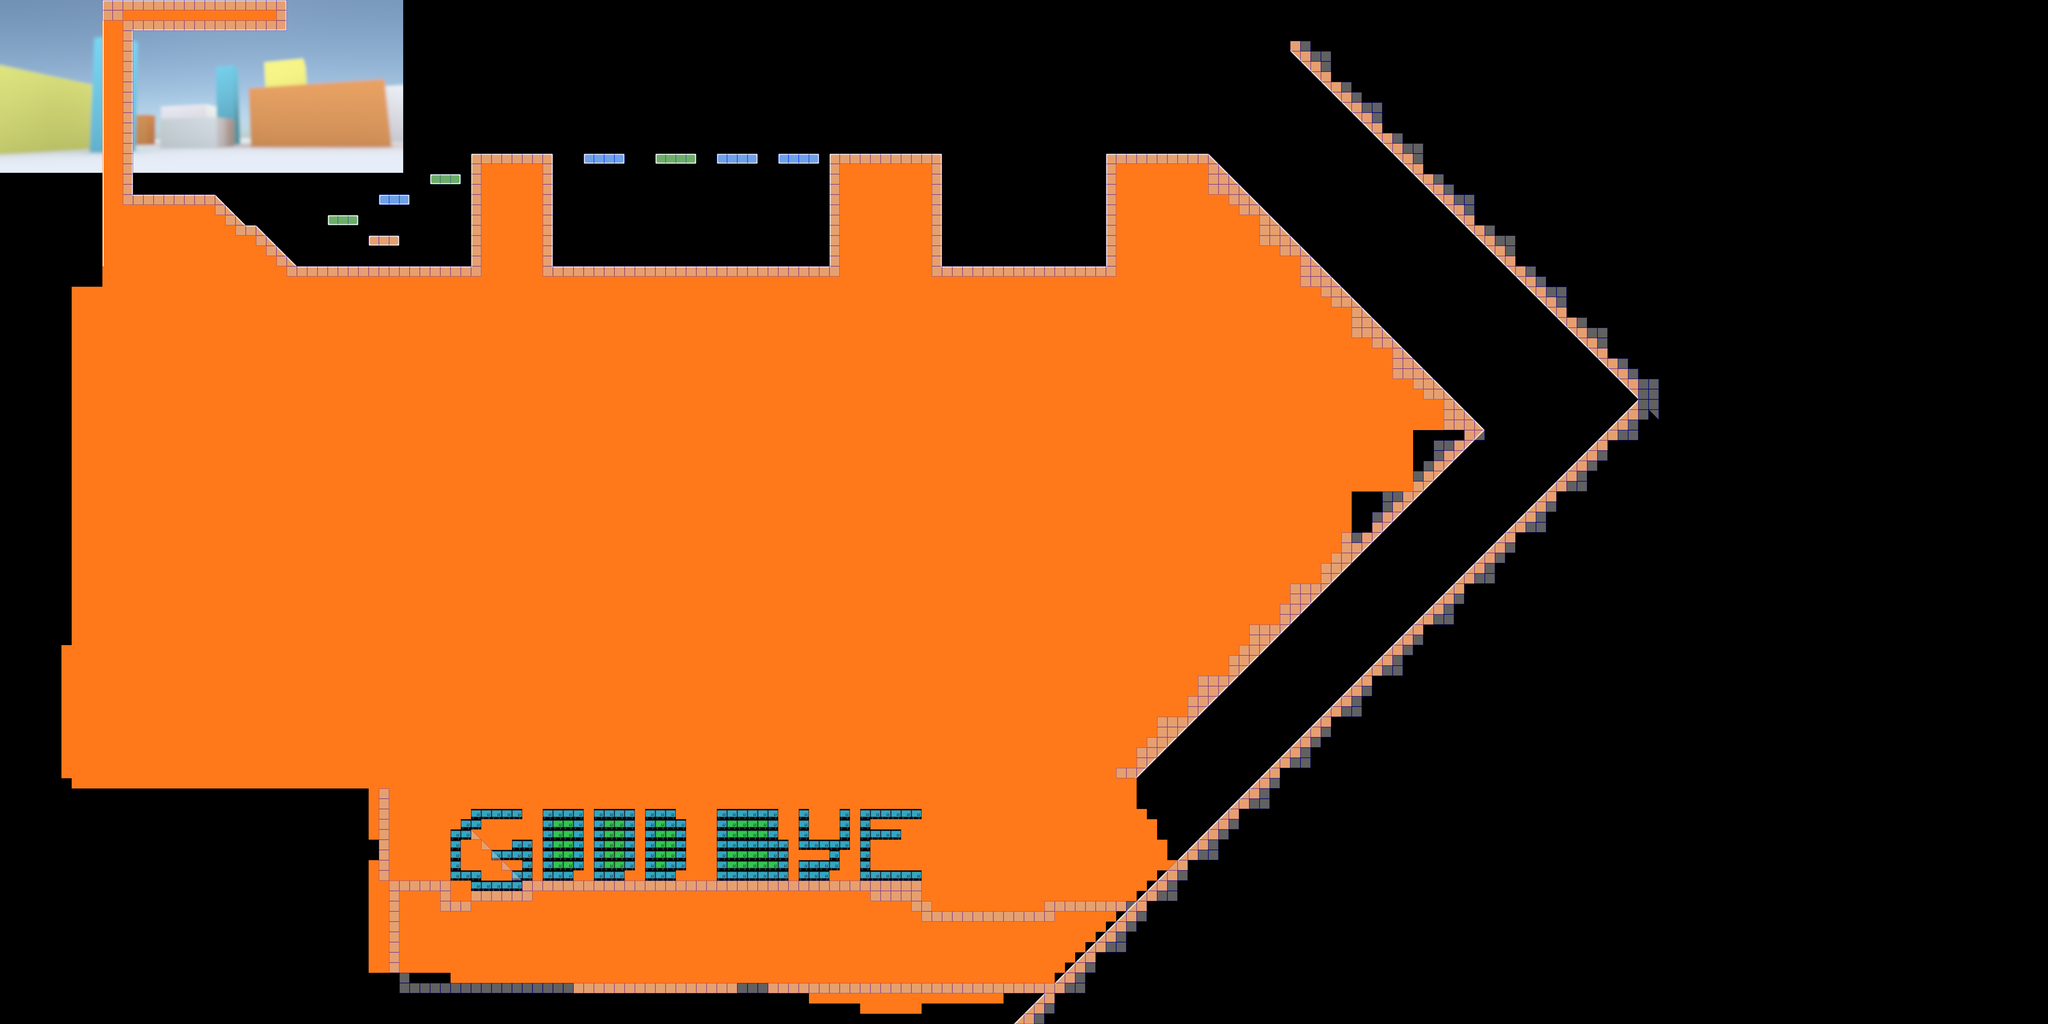

A level layout from a 2D game, rendered from its tile map. Below: a short description, then the map file with tile-grid data replaced by summaries:
An orthogonal 200x100 tile map with 32x32 px tiles, 6 tile layers (SharedLayer, BlueLayer, GreenLayer, SharedCollision, ...), 1 hidden layer not drawn, 11 tilesets, 1 image layer and 53 objects (16x Trigger, 16x PhysBox, 2x Toggle, tramp2, tramp1, ...).

<map version="1.0" orientation="orthogonal" width="200" height="100" tilewidth="32" tileheight="32">
 <tileset firstgid="1" name="tilemap2" tilewidth="32" tileheight="32">
  <image source="../sprites/tilemap2.png" width="256" height="512" />
  <terraintypes>
   <terrain name="testterrain" tile="-1" />
  </terraintypes>
  <tile id="5" terrain="0,0,0,0" />
 </tileset>
 <tileset firstgid="129" name="collision" tilewidth="32" tileheight="32">
  <image source="../sprites/collision.gif" width="160" height="32" />
  <tile id="0">
   <properties>
    <property name="colshape" value="1" />
   </properties>
  </tile>
  <tile id="1">
   <properties>
    <property name="colshape" value="2" />
   </properties>
  </tile>
  <tile id="2">
   <properties>
    <property name="colshape" value="3" />
   </properties>
  </tile>
  <tile id="3">
   <properties>
    <property name="colshape" value="4" />
   </properties>
  </tile>
  <tile id="4">
   <properties>
    <property name="colshape" value="5" />
   </properties>
  </tile>
 </tileset>
 <tileset firstgid="134" name="OrangeA" tilewidth="32" tileheight="32">
  <image source="../sprites/Tiles_1_A_orange.png" width="416" height="128" />
 </tileset>
 <tileset firstgid="186" name="Tiles_1_A_blue" tilewidth="32" tileheight="32">
  <image source="../sprites/Tiles_1_A_blue.png" width="416" height="128" />
 </tileset>
 <tileset firstgid="238" name="Tiles_1_A_green" tilewidth="32" tileheight="32">
  <image source="../sprites/Tiles_1_A_green.png" width="416" height="128" />
 </tileset>
 <tileset firstgid="290" name="generic_box" tilewidth="32" tileheight="32">
  <image source="../sprites/box_generic.png" width="32" height="32" />
 </tileset>
 <tileset firstgid="291" name="button" tilewidth="32" tileheight="32">
  <image source="../sprites/button_blue.png" width="64" height="32" />
 </tileset>
 <tileset firstgid="293" name="tramp" tilewidth="32" tileheight="32">
  <image source="../sprites/trampoline.png" width="96" height="32" />
 </tileset>
 <tileset firstgid="296" name="angled_tramp" tilewidth="32" tileheight="32">
  <image source="../sprites/trampoline_angled.png" width="96" height="32" />
 </tileset>
 <tileset firstgid="299" name="orange2" tilewidth="32" tileheight="32">
  <image source="../sprites/Tiles_1_B_orange.png" width="416" height="128" />
 </tileset>
 <tileset firstgid="351" name="objects" tilewidth="32" tileheight="32">
  <image source="../sprites/object_tilemap.png" width="128" height="192" />
 </tileset>
 <imagelayer name="Background" width="200" height="100">
  <image source="../backgrounds/bgConcept1_big.png" />
 </imagelayer>
 <layer name="SharedLayer" width="200" height="100">
  <data>[20000 cells, 8552 non-empty, 14 distinct tile ids]</data>
 </layer>
 <layer name="BlueLayer" width="200" height="100">
  <data>[20000 cells, 15 non-empty, 2 distinct tile ids]</data>
 </layer>
 <layer name="GreenLayer" width="200" height="100">
  <data>[20000 cells, 10 non-empty, 2 distinct tile ids]</data>
 </layer>
 <objectgroup name="Objects" width="200" height="100">
  <!-- 53 objects omitted --></objectgroup>
 <layer name="SharedCollision" width="200" height="100" opacity="0.48">
  <data>[20000 cells, 862 non-empty, 3 distinct tile ids]</data>
 </layer>
 <layer name="BlueCollision" width="200" height="100" opacity="0.48">
  <data>[20000 cells, 15 non-empty, 1 distinct tile ids]</data>
 </layer>
 <layer name="GreenCollision" width="200" height="100" opacity="0.28">
  <data>[20000 cells, 10 non-empty, 1 distinct tile ids]</data>
 </layer>
 <layer name="Decoration" width="200" height="100" visible="0">
  <data>[20000 cells, 4740 non-empty, 4 distinct tile ids]</data>
 </layer>
</map>
<!-- 53 of 53 objects omitted -->
